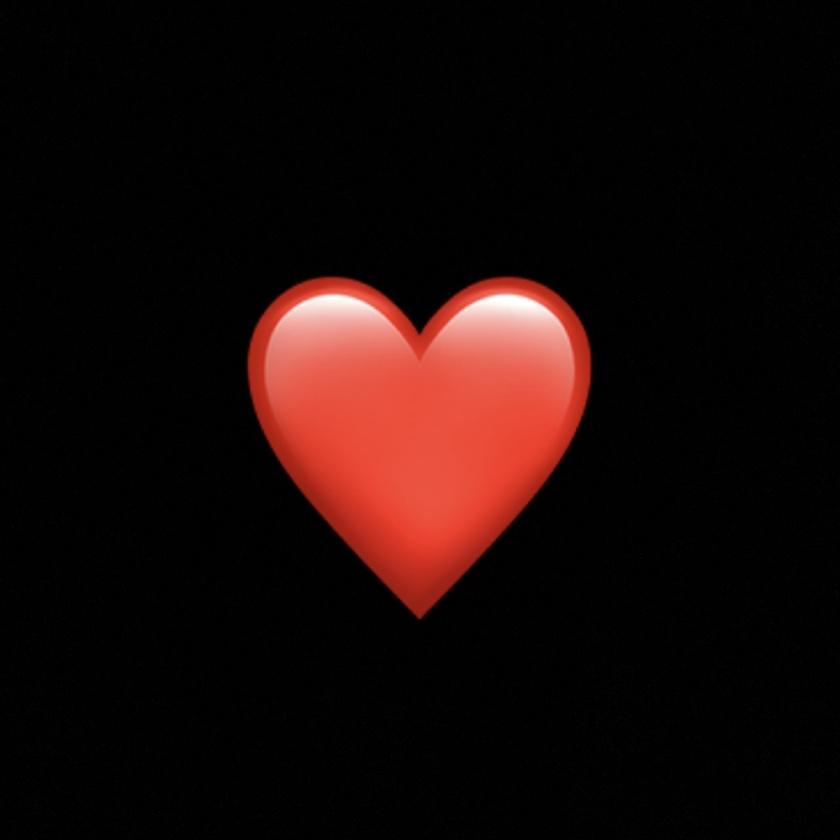
#> input picture resources/heart1.jpg, 840 x 840 px, shrunk from 1284 x 1284 before the run
$ python -i feature_detection.py   (imports and definitions only)
#> lines starting #> are read from the running program, lines starting #| are printed output that depends on the picture
#> further down, picture is the input picture: shape (840, 840, 3); mean B, G, R 8.6, 10.3, 25.4
import math

import cv2
import numpy as np
import scipy
from scipy import ndimage, spatial
from itertools import product

import transformations

## Helper functions ############################################################

# [15 lines left out: function inbounds, not called in this run]


## Compute Harris Values ############################################################

def computeHarrisValues(srcImage):
        '''
        Input:
            srcImage -- Grayscale input image in a numpy array with
                        values in [0, 1]. The dimensions are (rows, cols).
        Output:
            harrisImage -- numpy array containing the Harris score at
                           each pixel.
            orientationImage -- numpy array containing the orientation of the
                                gradient at each pixel in degrees.
        '''
        height, width = srcImage.shape[:2]
#> height = 840; width = 840

        harrisImage = np.zeros(srcImage.shape[:2])
        orientationImage = np.zeros(srcImage.shape[:2])

        # TODO 1: Compute the harris corner strength for 'srcImage' at
        # each pixel and store in 'harrisImage'. Also compute an
        # orientation for each pixel and store it in 'orientationImage.'
        # TODO-BLOCK-BEGIN
        i_xp = scipy.ndimage.sobel(srcImage, axis=1, mode='nearest')
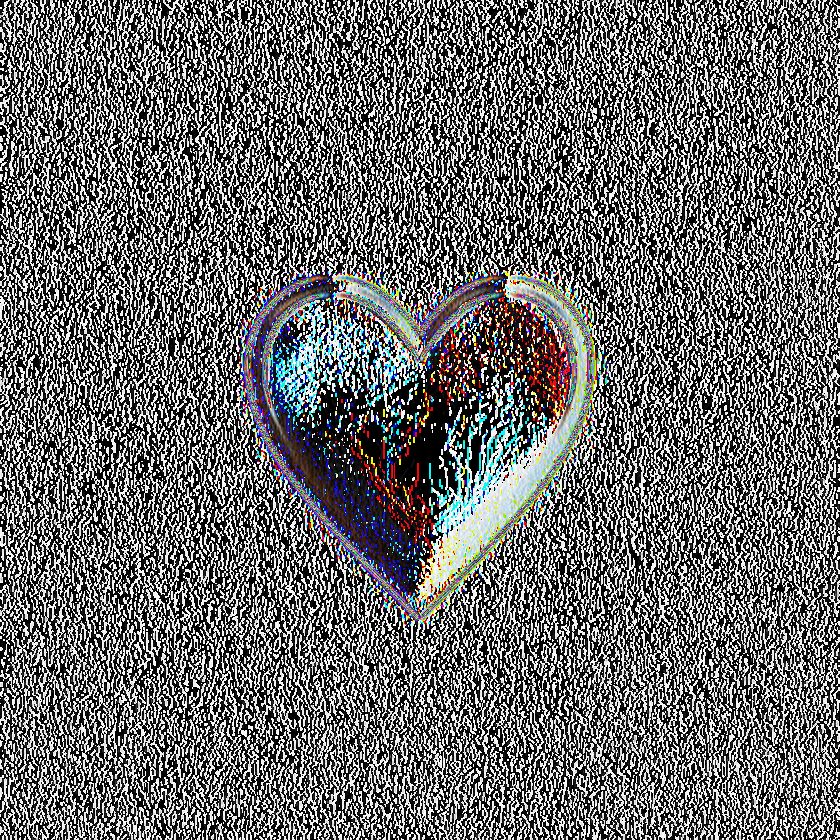
#> i_xp: shape (840, 840, 3); mean B, G, R 107.4, 107, 106.8
        i_yp = scipy.ndimage.sobel(srcImage, axis=0, mode='nearest')
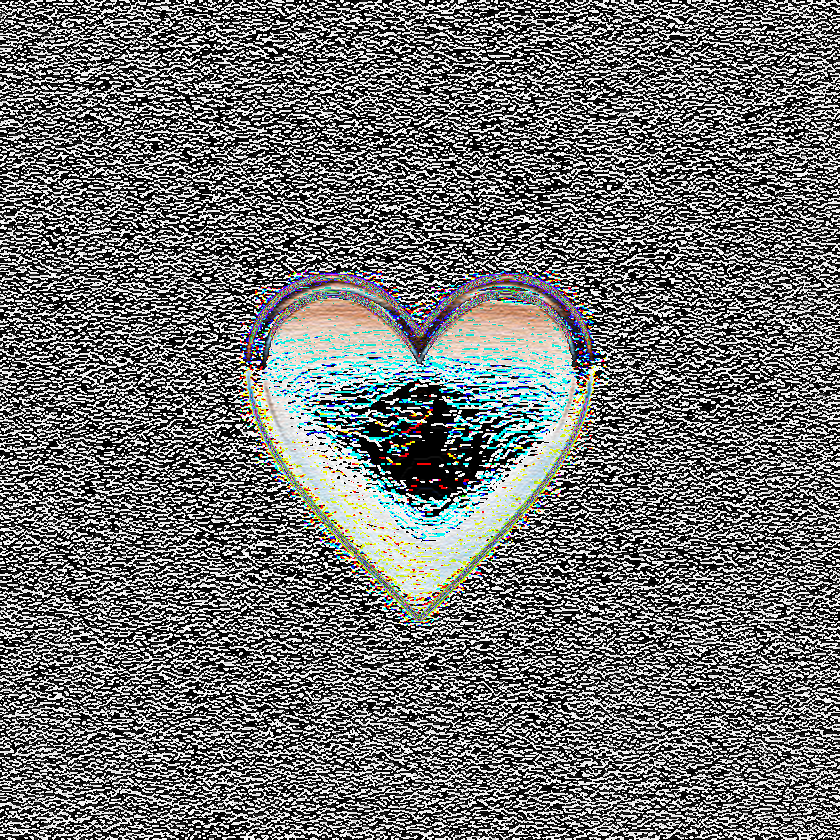
#> i_yp: shape (840, 840, 3); mean B, G, R 113.9, 114.6, 113

        w_p_00 = scipy.ndimage.gaussian_filter(np.square(i_xp), sigma=0.5, truncate=3.0, mode='nearest')
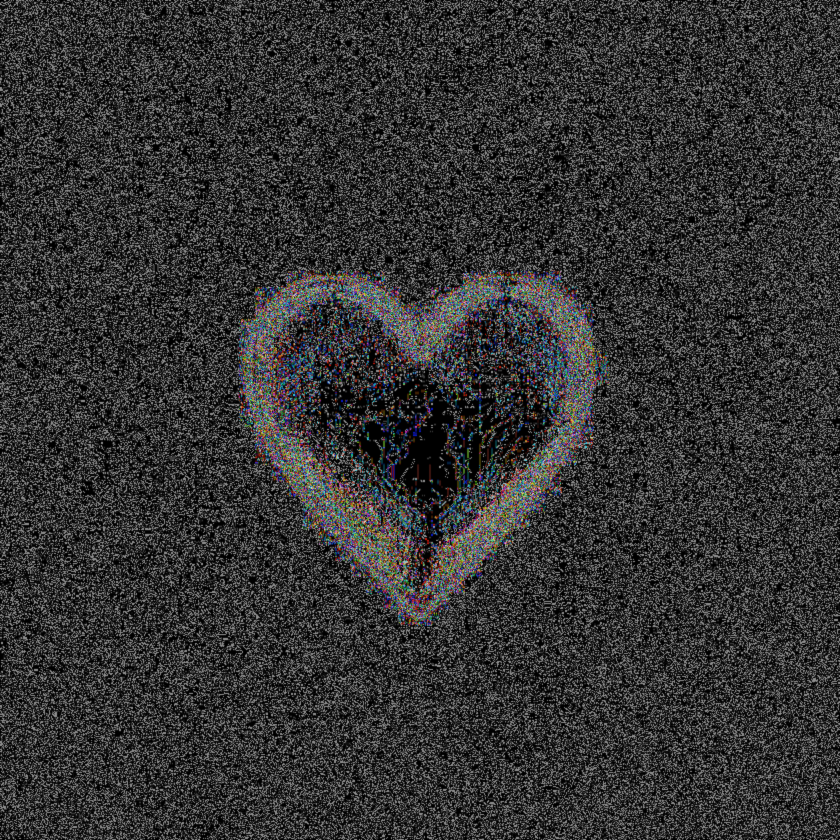
#> w_p_00: shape (840, 840, 3); mean B, G, R 51.9, 51.7, 52
        w_p_01 = scipy.ndimage.gaussian_filter(np.multiply(i_xp, i_yp), sigma=0.5, truncate=3.0, mode='nearest')
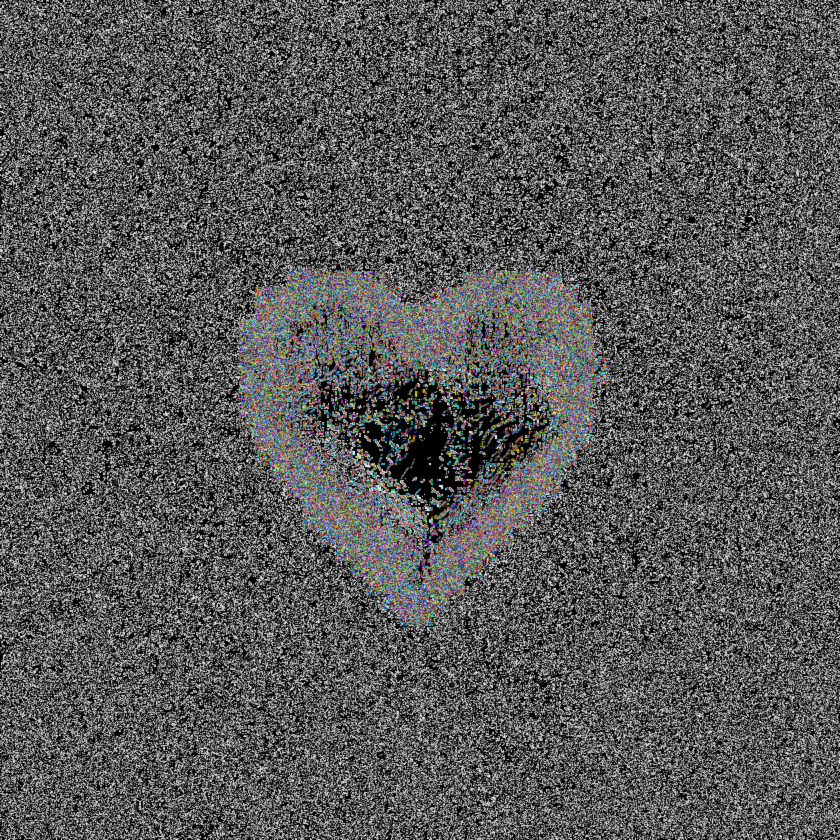
#> w_p_01: shape (840, 840, 3); mean B, G, R 87.9, 87.9, 87.9
        w_p_10 = w_p_01
        w_p_11 = scipy.ndimage.gaussian_filter(np.square(i_yp), sigma=0.5, truncate=3.0, mode='nearest')
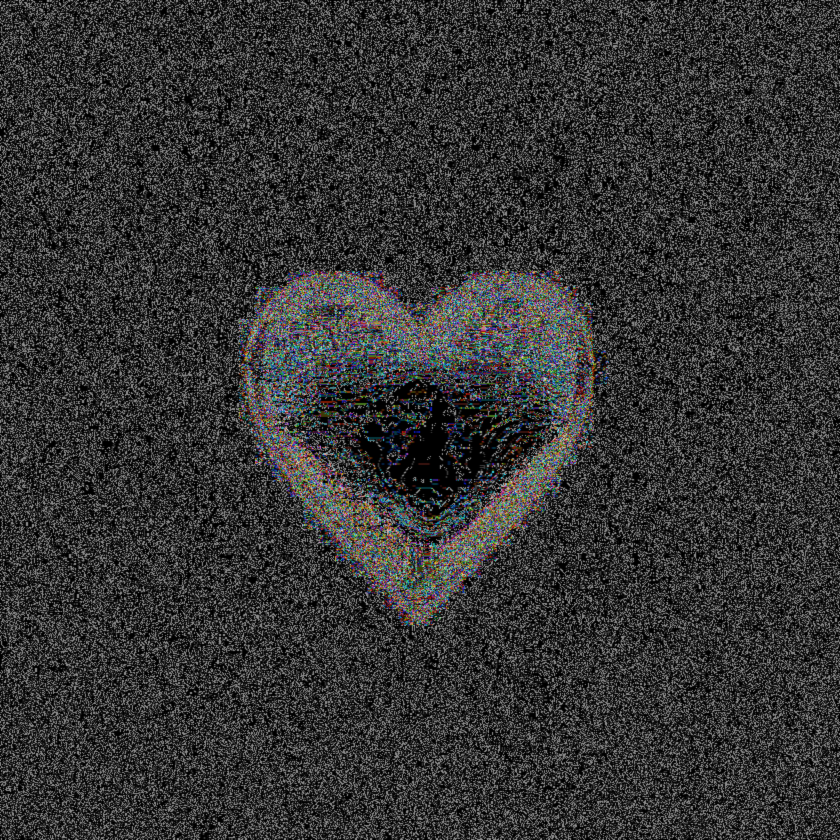
#> w_p_11: shape (840, 840, 3); mean B, G, R 52.7, 52.7, 52.7

        harris_matrix = np.zeros((2, 2))
        for y in range(height):
            for x in range(width):
                # w_yx = w_p[y, x]
                harris_matrix[0, 0] = w_p_00[y, x]
                harris_matrix[0, 1] = w_p_01[y, x]
                harris_matrix[1, 0] = w_p_10[y, x]
                harris_matrix[1, 1] = w_p_11[y, x]

                harrisImage[y, x] = np.linalg.det(harris_matrix) - 0.1 * (np.trace(harris_matrix) ** 2)
#> harrisImage: shape (840, 840) float64; every value is 0
#> after the loop, harris_matrix = [[0, 0], [0, 0]]

        orientationImage = np.degrees(np.arctan2(i_yp, i_xp))
        # TODO-BLOCK-END

        return harrisImage, orientationImage


## Compute Corners From Harris Values ############################################################


# [197 lines left out: functions computeLocalMaximaHelper, detectCorners, computeMOPSDescriptors, produceMatches, not called in this run]

>>> import cv2
>>> picture = cv2.imread('resources/heart1.jpg')
#> (the run stopped early here; a loop or call above may not have finished)

$ run again, on resources/heart2.jpg
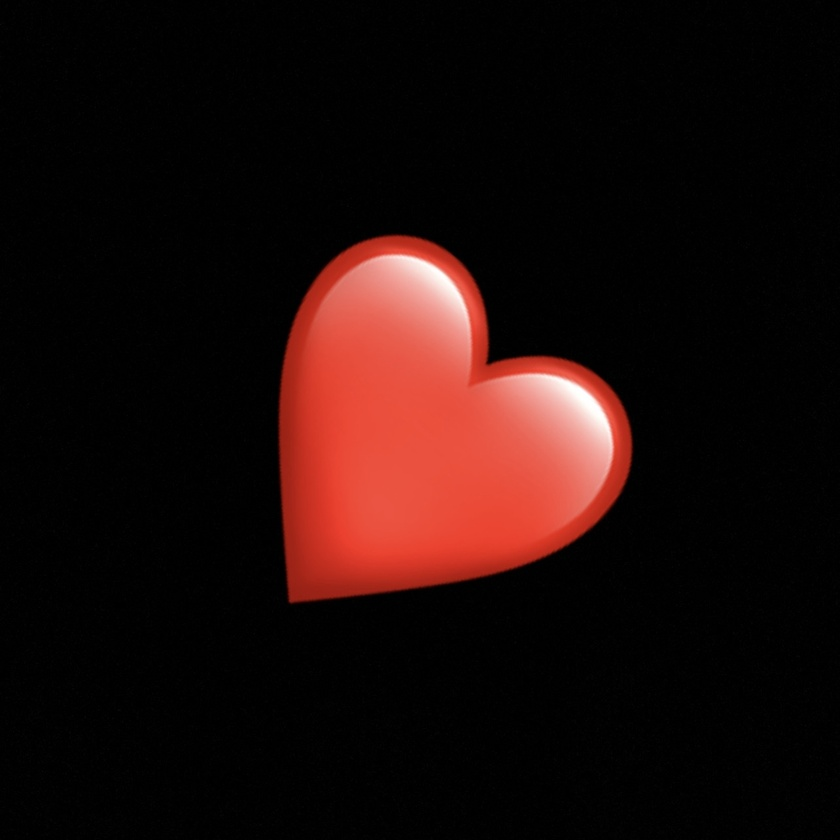
#> input picture resources/heart2.jpg, 840 x 840 px, shrunk from 1284 x 1284 before the run
#> picture is the input picture: shape (840, 840, 3); mean B, G, R 9.9, 11.9, 29.8
#> in computeHarrisValues, `w_p_01 = scipy.ndimage.gaussian_filter(np.multiply(i_xp, i_yp), sigma=..`:
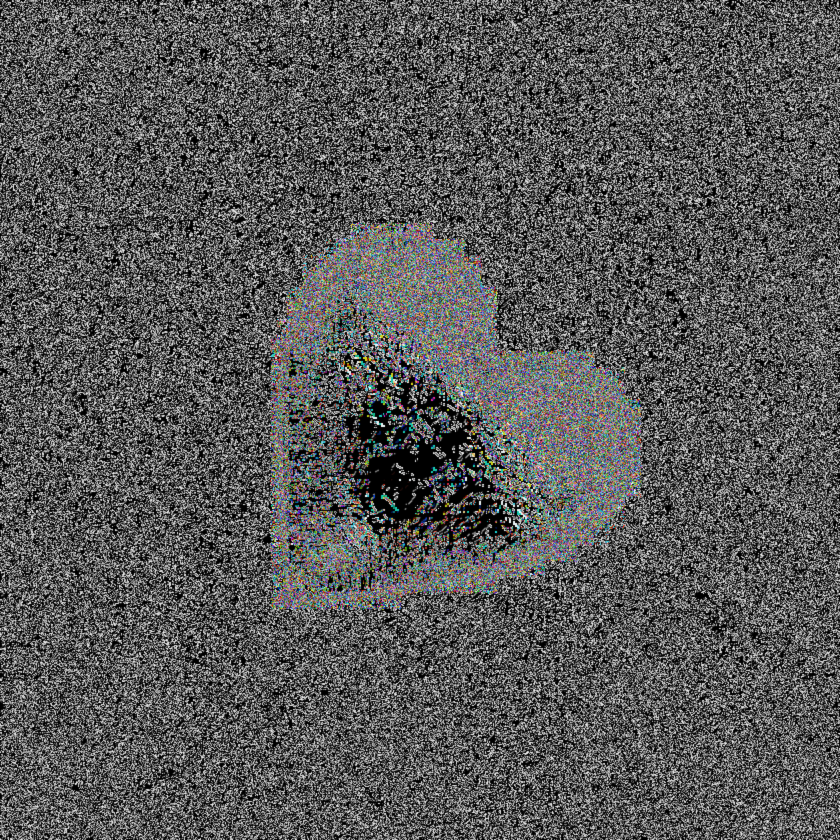
#> w_p_01: shape (840, 840, 3); mean B, G, R 88.1, 88.2, 88
#> in computeHarrisValues, `w_p_11 = scipy.ndimage.gaussian_filter(np.square(i_yp), sigma=0.5, tru..`:
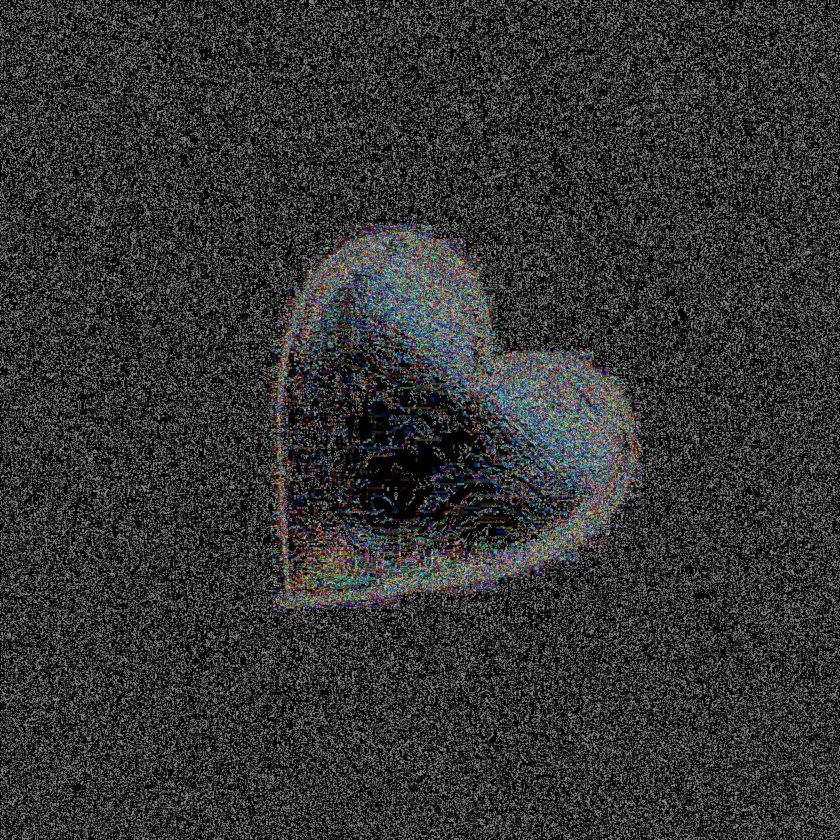
#> w_p_11: shape (840, 840, 3); mean B, G, R 52.6, 52.3, 52.1
#> after the loop in computeHarrisValues, `for y in range(height):`: harris_matrix = [[0, 0], [0, 0]]
